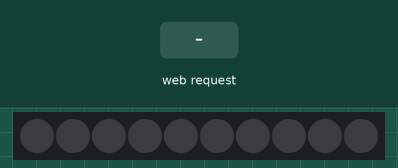
A sketch run on a simulated ESP8266 (NodeMCU). On the bench: 10 RGB LEDs in strip order, left to right. Inputs (shaded band) come from the test bench. Dim RGB values are drawn brighter than linear; WiFi joins after 1.5 s; servers stay silent unless stated.

Above: at 2.7 s.
2.8 s: HTTP request GET /ore-lamp?red=1&blue=1&green=1 received
At 2.84 s:
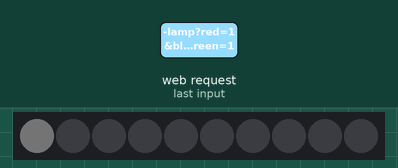
At 3.4 s:
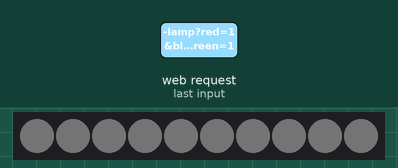
4.3 s: HTTP request GET /ore-lamp?red=120&blue=120&green=120 received
At 5.7 s:
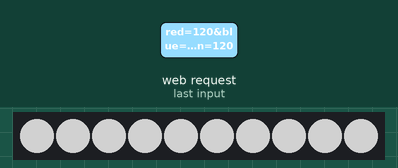
Timing chart, 0 to 7.3 s (numbered marks = the images above; inputs shaded):
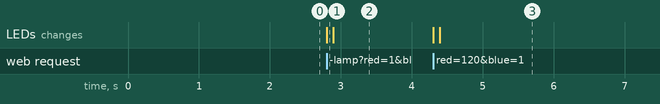

Measured:
- after the input at 2.8 s, the LEDs: change at once (image 1)
- after the input at 4.3 s, the LEDs: first change at once (image 3 shows a later state)

The sketch:

rgb_led_web.ino
```cpp
// (licence header left out)
#include <Adafruit_NeoPixel.h>
#include <ESP8266WiFi.h>
#include <WiFiClient.h>
#include <ESP8266WebServer.h>

//Redacted wifi credentials
const char *ssid = "";
const char *password = "";

ESP8266WebServer server ( 80 );
//Constants obatined from Adafruit neo_pixel library
Adafruit_NeoPixel strip = Adafruit_NeoPixel(10, 4, NEO_GRB + NEO_KHZ800);

//todo: handle post data rather than get
void handleSetColor()
{
  byte red = 0;
  byte green = 0;
  byte blue = 0;

  if(server.hasArg("red") && server.hasArg("blue") && server.hasArg("green"))
  {
      red = (byte)server.arg("red").toInt();
      blue = (byte)server.arg("blue").toInt();
      green = (byte)server.arg("green").toInt();
      colorWipe(strip.Color(red, green, blue), 10); // Red
      server.send ( 200, "text/html", "set color");
  }
  else
  {
    server.send ( 400, "text/html", "Need a red, green, and blue value" );
  }
}

void colorWipe(uint32_t c, uint8_t wait) {
  for(uint16_t i=0; i<strip.numPixels(); i++) {
    strip.setPixelColor(i, c);
    strip.show();
    delay(wait);
  }
}

void handleRoot() {
  server.send ( 200, "text/html", "All is OK" );
}

void handleNotFound() {
	server.send ( 404, "text/plain" );
}

/*
 * Arduino standard methods
 */
void setup ( void ) {
  strip.begin();
  strip.show();
	WiFi.begin ( ssid, password );

	// Wait for connection
	while ( WiFi.status() != WL_CONNECTED ) {
		delay ( 500 );
	}

	server.on ( "/", handleRoot );
  server.on("/ore-lamp", HTTP_GET, handleSetColor);
	server.onNotFound ( handleNotFound );
	server.begin();
}

void loop ( void ) {
	server.handleClient();
}
```
